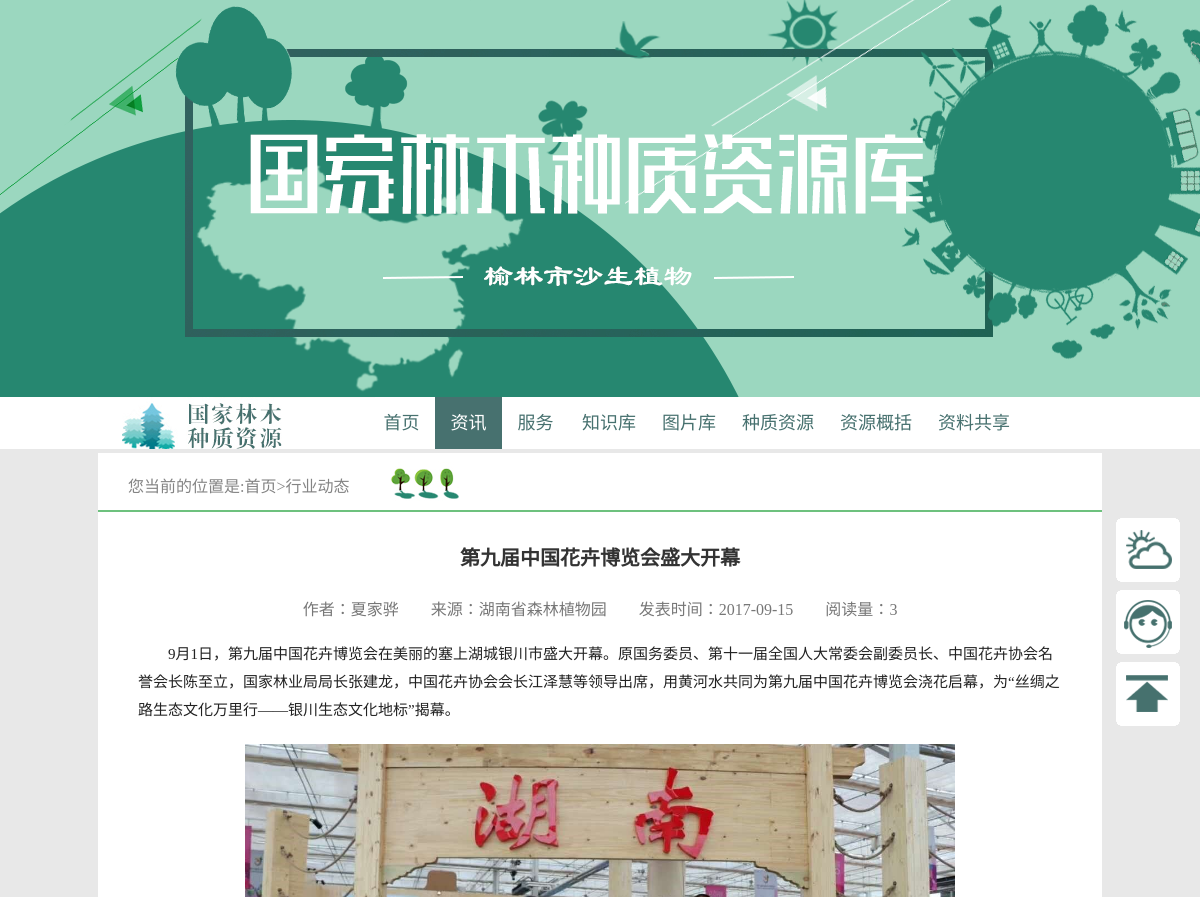
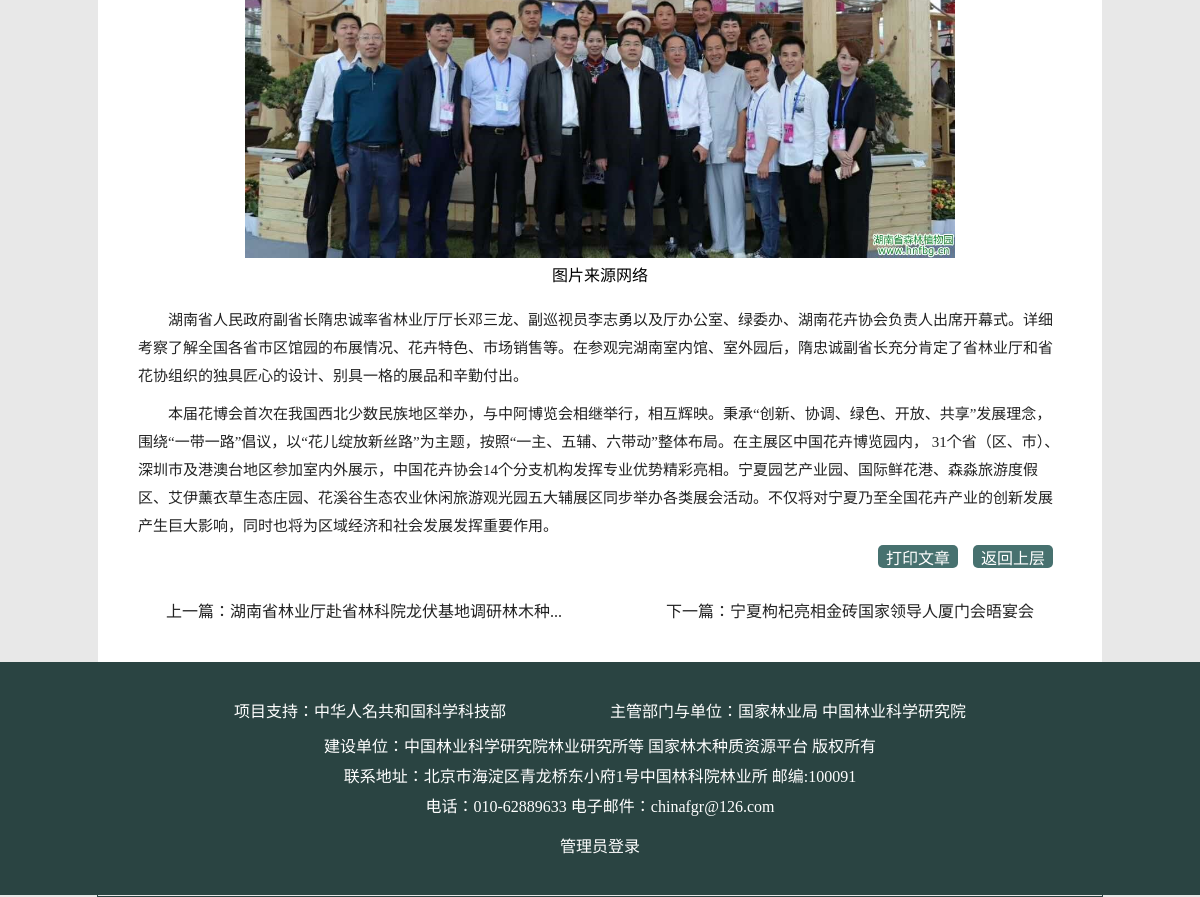
/tree/information/information_detail.php?form=information-new&id=19, run on the app's committed database (2 pictures, top to bottom).
### tree/php/open.php (called while the page is built, shortened)
<?php
function open_form_id($form,$id){
	$sql_form="SELECT * FROM `$form` WHERE id=$id";
	$result=mysql_query($sql_form,$GLOBALS['conn'] )or die("error connecting");
	return $result;
}
function substr_cut($str_cut,$length)
{
    if (strlen($str_cut) > $length)
    {
        for($i=0; $i < $length; $i++)
        if (ord($str_cut[$i]) > 128)    $i=$i+2;
        $str_cut = substr($str_cut,0,$i)."...";
    }
    return $str_cut;
}
?>

### tree/php/functions_information_detail.php (the view, shortened to what this page needs)
<?php
	include("open.php");
function titile($form){
	$div="<div class='title'>";
	$div.="<div class='nav'>";
	$div.="<span>您当前的位置是:</span>";
	$div.="<a href='../index.php' target='_blank'>首页></a>";
	switch($form){
			case "information-new":$div.="<a href='information.php?form=".$form."'>行业动态</a></div>";break;
		}
	$div.="<div class='background'></div></div>";
	echo $div;
}
function detail($form,$id,$page){
	$result=open_form_id($form,$id);
	$row=mysql_fetch_array($result);
	$total_sql="SELECT COUNT(*) FROM `$form`";
	$total_result=mysql_fetch_array(mysql_query($total_sql));
	$total=$total_result[0];
	$p_array=explode("|",$row["content"]);
	$many=count($p_array);
	$div="<div class='con'><p class='tit'>";
	$div.=$row["title"];
	$div.="</p><div class='xijie'>";
	$div.="<span>作者：".$row["author"]."</span>";
	$div.="&nbsp;&nbsp;&nbsp;&nbsp;&nbsp;&nbsp;&nbsp;&nbsp;<span>来源：".$row["laiyuan"];
	$div.="&nbsp;&nbsp;&nbsp;&nbsp;&nbsp;&nbsp;&nbsp;&nbsp;</span><span>发表时间：";
	$div.=$row["time"]."</span>";
	$div.="&nbsp;&nbsp;&nbsp;&nbsp;&nbsp;&nbsp;&nbsp;&nbsp;<span>阅读量：".$row["hit"]."</span>";
	$div.="</div><div class='main'>";
	$div.="<p>";
	$div.=$p_array[0];
	$div.="</p>";
	if($row["picture"]){
		$div.="<div style='text-align: center; margin-top:20px;'><img alt='图片' width='710' height='411' src='";
		$div.=$row["picture"];
		$div.="'></div><div style='text-align: center;margin-bottom: 20px'>图片来源网络</div>";
	}
	for($i=1;$i<$many;$i++){
		$div.="<p>";
		$div.=$p_array[$i];
		$div.="</p>";
	}
	$div.="<a id='btnPrint'  href='#' class='dayin'>";
	$div.="打印文章";
	$div.="</a>";
	$div.="<a href='information.php?form=".$form."&page=".$page."' class='fanhui'>";
	$div.="返回上层";
	$div.="</a>";
	$div.="<div style='clear:both;'></div>";
	$div.="<div class='a'>";
	if($id<$total){
		$id_up=$id+1;
		$result_up=open_form_id($form,$id_up);
		$row_up=mysql_fetch_array($result_up);
		$div.="<a href='information_detail.php?form=".$_GET["form"]."&id=".$id_up."&page=".$page."'>";
		$div.="上一篇：";
		$get_row=substr_cut($row_up["title"],60);
		$div.=$get_row;
		$div.="</a>&nbsp;&nbsp;&nbsp;&nbsp;&nbsp;&nbsp;&nbsp;&nbsp;&nbsp;&nbsp;&nbsp;&nbsp;&nbsp;";
		$div.="&nbsp;&nbsp;&nbsp;&nbsp;&nbsp;&nbsp;&nbsp;&nbsp;&nbsp;&nbsp;&nbsp;&nbsp;&nbsp;";
   }
	if($id>=2){
		$id_down=$id-1;
		$result_down=open_form_id($form,$id_down);
		$row_down=mysql_fetch_array($result_down);
		$div.="<a href='information_detail.php?form=".$_GET["form"]."&id=".$id_down."&page=".$page."'>";
		$div.="下一篇：";
		$get_row=substr_cut($row_down["title"],60);
		$div.=$get_row;
		$div.="</a>";
	}
	$div.="</div></div>";
	$div.="</div>";
   	echo $div;
}
?>

### tree/css/chuShiHua.css (style rules this page uses)
body { margin: 0;padding: 0;font-family: "微软雅黑" }
* { text-decoration: none;list-style: none; padding:0px 0px 0px 0;margin: 0px 0px 0px 0px; border:none; }
p { padding:0px 0px 0px 0;margin: 0px 0px 0px 0px; }
a,input,button { outline:none;border:none }
a { color:#000; }
body { margin:0px auto; width:100%; background: #e8e8e8; }

### tree/css/information/information_detail.css (style rules this page uses)
.content .title { border-bottom:2px solid #6dc17e; width:1004px; height:57px; }
.content .title .nav { margin-top:20px; margin-left:30px; color:#848484; font-size: 16px; float:left; }
.content .title .nav a { text-decoration: none; color:#848484; }
.content .title .background { width: 109px; height:57px; background: url(../tips_picture/nei-nav.jpg) no-repeat; float: left; }
.content .con { width:1004px; }
.content .con .tit { font-size: 20px; color: #333; font-weight: bold; text-align: center; padding-top: 30px; }
.content .con .xijie { color: #777; height: 24px; text-align: center; padding-top: 25px; padding-bottom: 10px; }
.content .con .main p { line-height: 28px; font-size: 15px; color: #222; text-indent: 30px; margin-top:10px; padding-left:40px; padding-right:40px; }
.content .con .main .a { width:1004px; text-align: center; margin-top:30px; padding-bottom: 40px; }
.content .con .main .a a { text-decoration: none; color: #222; }
.content .con .main .dayin { display: block; width: 80px; height:23px; text-align: center; background: #47716f; color:#ffffff; border-radius:5px; margin-top:5px; margin-left:780px; float: left; }
.content .con .main .fanhui { display: block; width: 80px; height:23px; text-align: center; background: #47716f; color:#ffffff; border-radius:5px; margin-top:5px; margin-left:15px; float: left; cursor: pointer; }

### data on the page
information-new: author "夏家骅", laiyuan "湖南省森林植物园", time "2017-09-15", hit "3", content "湖南省人民政府副省长隋忠诚率省林业厅厅长邓三龙、副巡视员李志勇以及厅办公室、绿委办、湖南花卉协会负责人出席开幕式。详细考察了解全国各省市区馆园的布展情况、花卉特色、市场销售等。在参观完湖南室内馆、室外园后，隋忠诚副省长充分肯定了省林业厅和省花协组织的独具匠心的设计、别具一格的展品和辛勤付出。", content "本届花博会首次在我国西北少数民族地区举办，与中阿博览会相继举行，相互辉映。秉承“创新、协调、绿色、开放、共享”发展理念，围绕“一带一路”倡议，以“花儿绽放新丝路”为主题，按照“一主、五辅、六带动”整体布局。在主展区中国花卉博览园内， 31个省（区、市）、深圳市及港澳台地区参加室内外展示，中国花卉协会14个分支机构发挥专业优势精彩亮相。宁夏园艺产业园、国际鲜花港、森淼旅游度假区、艾伊薰衣草生态庄园、花溪谷生态农业休闲旅游观光园五大辅展区同步举办各类展会活动。不仅将对宁夏乃至全国花卉产业的创新发展产生巨大影响，同时也将为区域经济和社会发展发挥重要作用。"

### other printed values
$div "第九届中国花卉博览会盛大开幕 9月1日，第九届中国花卉博览会在美丽的塞上湖城银川市盛大开幕。原国务委员、第十一届全国人大常委会副委员长、中国花卉协会名誉会长陈至立，国家林业局局长张建龙，中国花卉协会会长江泽慧等领导出席，用黄河水共同为第九届中国花卉博览会浇花启幕，为“丝绸之路生态文化万里行——银川生态文化地标”揭幕。 打印文章 返回上层"
